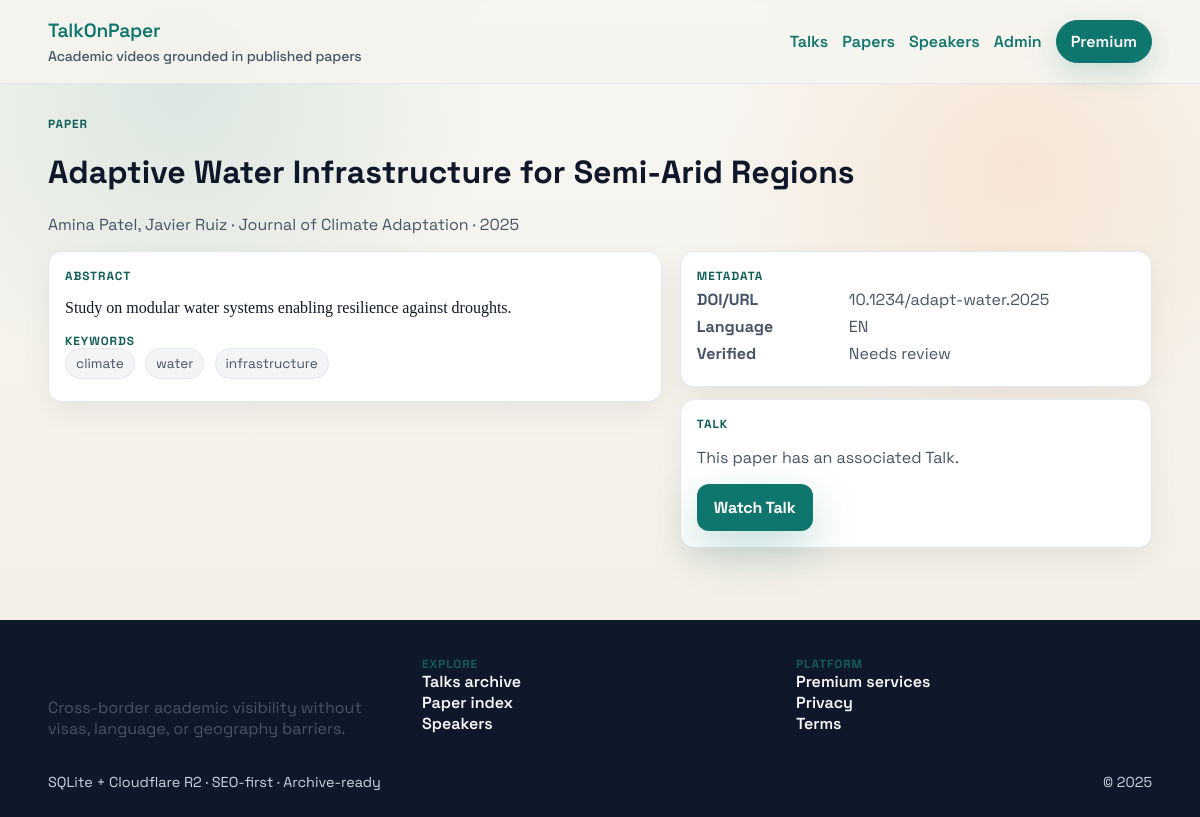
/papers/1, run on an earlier commit of the app's database.
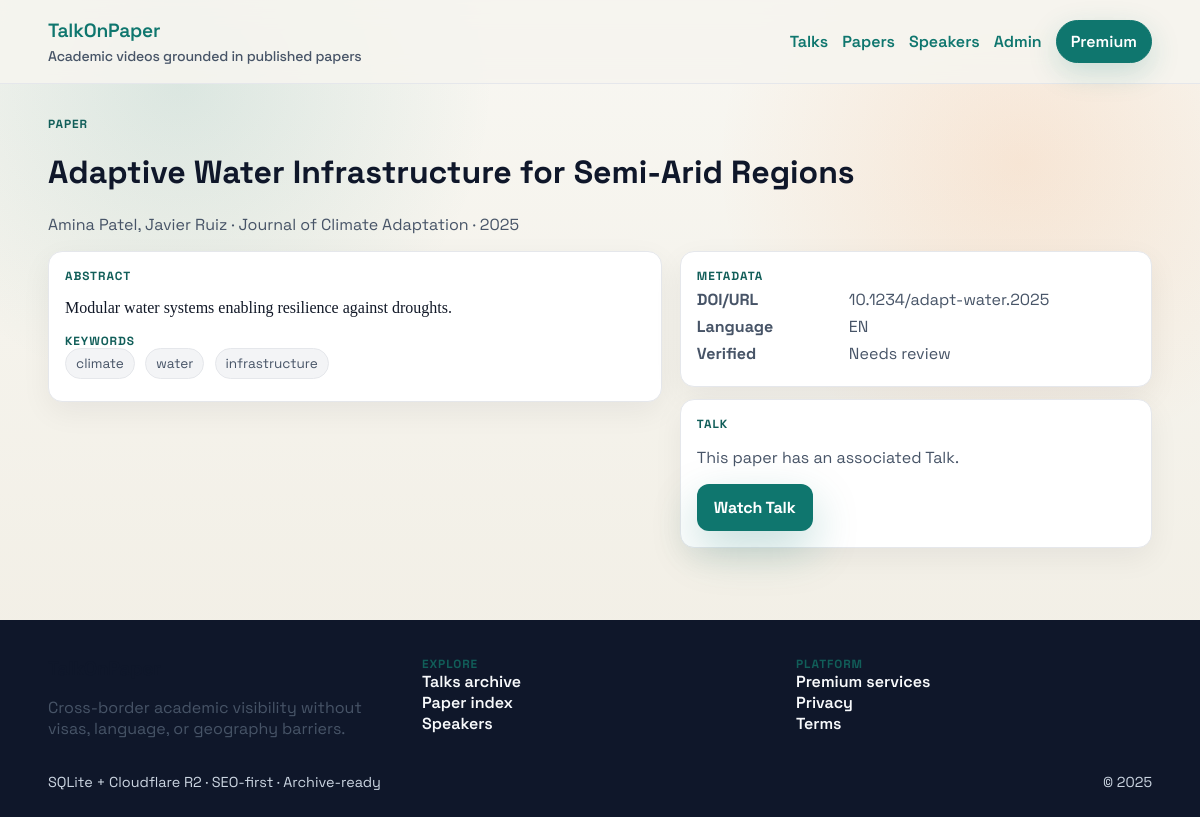
And on a later commit of the database.
### talkonpaper/models.py (models this page shows)
class TimestampMixin:
    created_at = db.Column(db.DateTime, nullable=False, default=datetime.utcnow)
    updated_at = db.Column(
        db.DateTime,
        nullable=False,
        default=datetime.utcnow,
        onupdate=datetime.utcnow,
    )

class Paper(TimestampMixin, db.Model):
    __tablename__ = "papers"
    id = db.Column(db.Integer, primary_key=True)
    title = db.Column(db.String(500), nullable=False, index=True)
    abstract = db.Column(db.Text, nullable=False)
    authors = db.Column(db.Text, nullable=False)
    doi_or_url = db.Column(db.String(255), nullable=False, unique=True, index=True)
    journal_or_publisher = db.Column(db.String(255), nullable=True, index=True)
    publication_year = db.Column(db.Integer, nullable=False, index=True)
    language_original = db.Column(db.String(50), nullable=False, default="en")
    keywords = db.Column(db.String(255), nullable=True)
    pdf_object_key = db.Column(db.String(255), nullable=True)
    talk = db.relationship(
        "Talk", back_populates="paper", uselist=False, cascade="all, delete-orphan"
    )
    def verified_reference(self) -> bool:
        doi_like = re.compile(r"^10\\.\\d{4,9}/[-._;()/:A-Z0-9]+$", re.IGNORECASE)
        url_like = re.compile(r"^https?://")
        return bool(doi_like.match(self.doi_or_url) or url_like.match(self.doi_or_url))

### talkonpaper/routes.py (the view)
@main_bp.route("/papers/<int:paper_id>")
def paper_detail(paper_id: int):
    paper = Paper.query.filter_by(id=paper_id).first_or_404()
    return render_template(
        "paper_detail.html",
        paper=paper,
        canonical_url=canonical_path(request.path),
    )

### talkonpaper/__init__.py (called while the page is built)
def _register_template_globals(app: Flask) -> None:
    @app.context_processor
    def inject_site_meta():
        return {
            "site_name": "TalkOnPaper",
            "site_tagline": "Cross-border academic visibility without visas, language, or geography barriers",
            "cdn_base_url": os.environ.get("CDN_BASE_URL", ""),
        }

### talkonpaper/models.py (called while the page is built)
    @property
    def slug(self) -> str:
        return re.sub(r"[^a-z0-9]+", "-", self.title.lower()).strip("-")

### talkonpaper/routes.py (called while the page is built, shortened)
def canonical_path(path: str) -> str:
    host = current_app.config.get("DEFAULT_CANONICAL_HOST", "").rstrip("/")
    return f"{host}{path}"

def _seed_sample_data() -> None:
    global _seeded
    if _seeded or not current_app.config.get("ENABLE_SAMPLE_DATA", False):
        return

@main_bp.before_app_request
def before_request():
    _seed_sample_data()

### templates/paper_detail.html
{% extends "base.html" %}
{% block content %}
  <div class="container">
    <p class="eyebrow">Paper</p>
    <h1>{{ paper.title }}</h1>
    <p class="muted">{{ paper.authors }} · {{ paper.journal_or_publisher or "Published research" }} · {{ paper.publication_year }}</p>
    <div class="two-col">
      <div class="surface">
        <p class="eyebrow">Abstract</p>
        <p class="serif">{{ paper.abstract }}</p>
        {% if paper.keywords %}
          <p class="eyebrow">Keywords</p>
          {% for kw in paper.keywords.split(",") %}
            <span class="chip">{{ kw.strip() }}</span>
          {% endfor %}
        {% endif %}
      </div>
      <div class="stack">
        <div class="surface">
          <p class="eyebrow">Metadata</p>
          <div class="data-row"><strong>DOI/URL</strong><span class="muted">{{ paper.doi_or_url }}</span></div>
          <div class="data-row"><strong>Language</strong><span>{{ paper.language_original|upper }}</span></div>
          <div class="data-row"><strong>Verified</strong><span>{{ "Yes" if paper.verified_reference() else "Needs review" }}</span></div>
        </div>
        <div class="surface">
          <p class="eyebrow">Talk</p>
          {% if paper.talk %}
            <p class="muted">This paper has an associated Talk.</p>
            <a class="btn primary" href="{{ url_for('main.talk_detail', talk_id=paper.talk.id, slug=paper.talk.slug) }}">Watch Talk</a>
          {% else %}
            <p class="muted">Talk not yet created.</p>
            <a class="btn ghost" href="{{ url_for('main.premium') }}">Request dubbing</a>
          {% endif %}
        </div>
      </div>
    </div>
  </div>
{% endblock %}

What changed in the data, as far as the page shows it:
changed Paper "Adaptive Water Infrastructure for Semi-Arid Regions": abstract "Study on modular water systems enabling resilience against droughts." → "Modular water systems enabling resilience against droughts."
